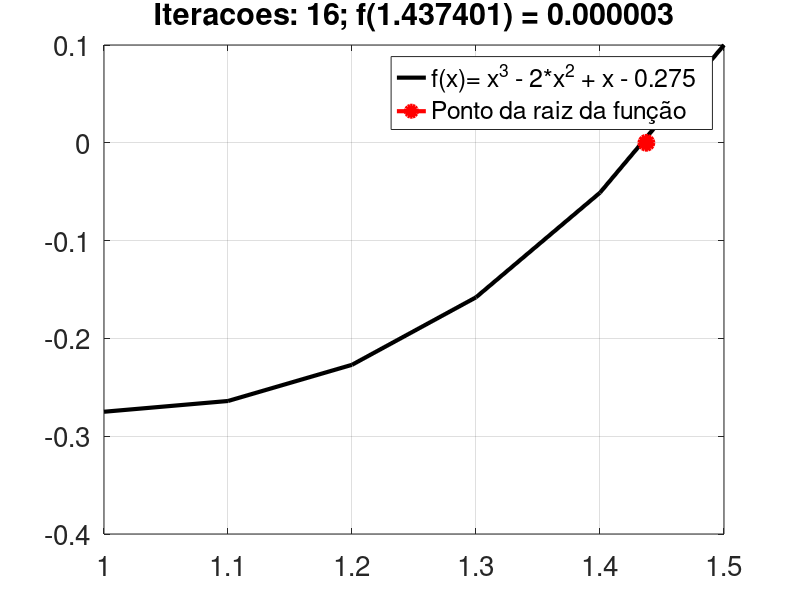
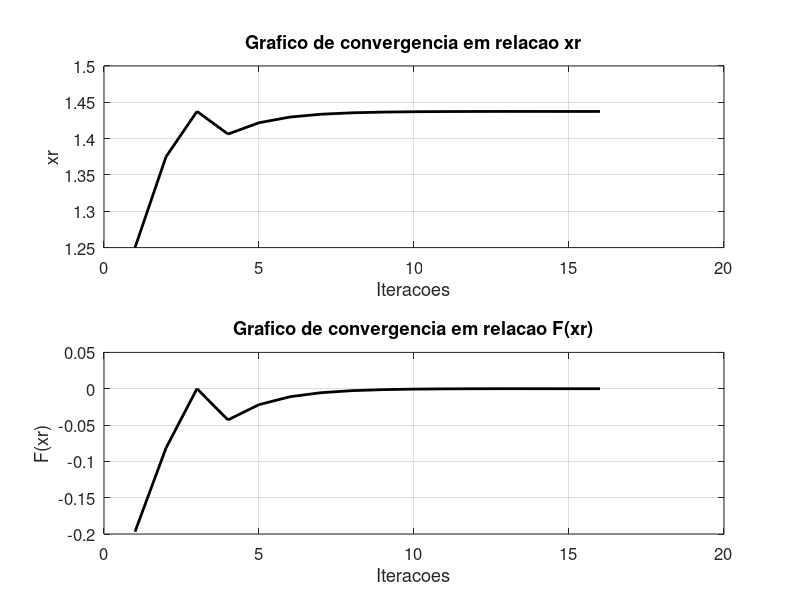

MATLAB code for these plots, in order:
%Encontre a raiz de 𝑓(𝑥) = 𝑥^3 − 2𝑥^2 + 𝑥 − 0,275 no intervalo 1,0 ≤ 𝑥 ≤ 1,5 utilizando o Método da Bissecção
%com, no máximo, 1000 iterações. Quantas iterações foram necessárias até a convergência?
%Resposta: 1,437 para uma tolerância de 10^−5
function atividade1()
  clc;
  xl=1;
  xu=1.5;
  contMax=1000;
  tolerancia=1e-5;
  [xr,xTotalIter,fxTotalIter] = bissecao(xl,xu,contMax,tolerancia);
  fprintf("A raiz é: %.5f",xr);
  plotaGraficoConvergencia(xTotalIter,fxTotalIter);
  plotaGrafico(xl,xu,xTotalIter,fxTotalIter);


endfunction

function [xr,xTotalIter,fxTotalIter]=bissecao(xl,xu,contMax,tolerancia)
  xrold=NaN;
  xTotalIter=zeros(contMax,1);
  fxTotalIter=zeros(contMax,1);
## Verifica se o intervalo esta na forma f(xl)f(xu) < 0
  if funcao(xl)*funcao(xu) > 0
    error("É possível que o intervalo não contenha a raiz");
  endif
    for cont=1:contMax
    ##  Calculo da estimativa da raiz
        xr=(xl+xu)/2;
##      Armazena o calor de x em todas as interacoes
        xTotalIter(cont)=xr;
    ##  Calculo para descobrir a metade(direita ou esquerda) onde a raiz está de acordo com as comparações
        fxTotalIter(cont)=funcao(xr);
        result=funcao(xl) * funcao(xr);
        if result<0
          xu=xr;
        elseif result>0
            xl=xr;
        else
##            reduz o vetor para o tamanho correto de acordo com a quantidade interações
            xTotalIter= xTotalIter(1:cont);
            fxTotalIter=fxTotalIter(1:cont);
            break
        endif
##      Detecta convergencia
        if abs(xr-xrold)<= tolerancia
              xTotalIter= xTotalIter(1:cont);
              fxTotalIter=fxTotalIter(1:cont);
              break
        endif
        xrold=xr;
     endfor
     fprintf("A quantidade de interacoes foi: %5.5f",cont);

endfunction

function plotaGrafico(xl,xu,xTotalIter,fxTotalIter)
##  Calcula o intervalo de xl a xu
  intervalo= xl:0.1:xu;
  y=zeros(size(intervalo));
  i=1;
  for xx=intervalo
    y(i)=funcao(xx);
    i=i+1;
  endfor
  for iter = 1:length(fxTotalIter)
    figure(1);
    plot(intervalo, y, 'linewidth', 3, 'linestyle', '-', 'color', 'black');
    hold on;
    plot(xTotalIter(iter), fxTotalIter(iter), 'marker', 'o', 'markersize', 10, 'linewidth', 3, 'color', 'red', 'markerfacecolor', 'red');
    hold off;
    set(gca, 'fontsize', 20);
    grid on;
    title(sprintf('Iteracoes: %i; f(%.6f) = %.6f', iter, xTotalIter(iter), fxTotalIter(iter)));
    legend("f(x)= x^3 - 2*x^2 + x - 0.275","Ponto da raiz da função");
    pause(0.2);
  end
endfunction

function plotaGraficoConvergencia(xTotalIter,fxTotalIter)
  numIter=size(xTotalIter,1);
  clf;
  figure(2);
  subplot(211);

  plot(1:numIter,xTotalIter,'color','k','linewidth',2);
  title("Grafico de convergencia em relacao xr");
  xlabel("Iteracoes");
  ylabel("xr");
  set(gca, 'fontsize', 12);
  grid('on');
  subplot(212);
  plot(1:numIter,fxTotalIter,'color','k','linewidth',2);
  title("Grafico de convergencia em relacao F(xr)");
  xlabel("Iteracoes");
  ylabel("F(xr)");
  set(gca, 'fontsize', 12);
  grid('on');
endfunction



function z = funcao(x)
  z = x^3 - 2*x^2 + x - 0.275;
end

